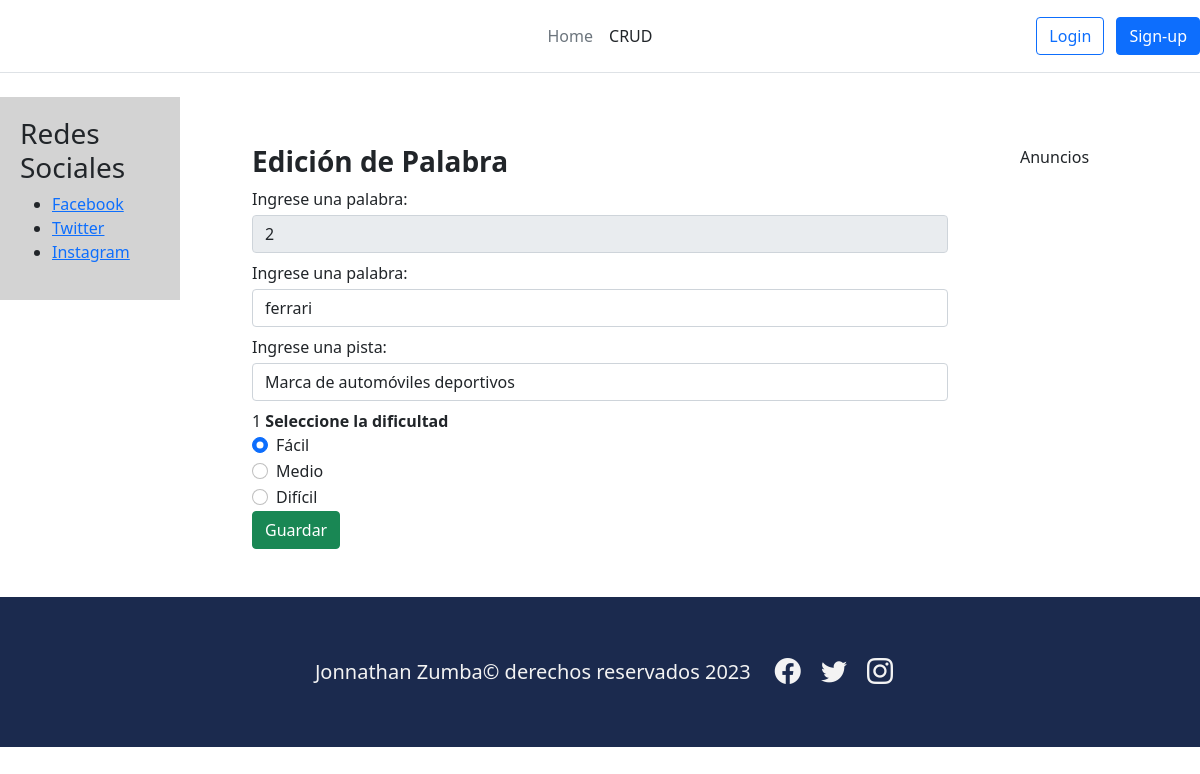
Screenshot of /edicionPalabra/2 with the database file from the repository.
### app1/models.py (models this page shows, shortened)
class Word(models.Model):
    word = models.CharField(max_length=50, null= False, default="")
    answer = models.CharField(max_length=50)
    level = models.ForeignKey(Level, on_delete=models.CASCADE)

class Level(models.Model):
    name = models.CharField(max_length=50, null= False, blank= False)
    weight = models.CharField(max_length=50)

### proyecto_libre/views.py (the view)
# urls.py: path('edicionPalabra/<int:id>',views.edicionPalabra,name="edicionPalabra"),
def edicionPalabra(request,id):
    data={}
    palabra = Word.objects.get(id = id)
    niveles = Level.objects.all()
    data["palabra"] = palabra
    data["niveles"] = niveles
    return render(request, "editar.html", data)

### templates/editar.html (shortened to what this page needs)
{% extends 'home.html' %}
{% block contenido %}
<div class="container">
    <div class="row align-items-start">
      <div class="col">
        <form action="{% url 'editarPalabra' %}" method="POST">
            <h3><strong>Edición de Palabra</strong></h3>
            <div class="form-group pb-2">
                <label for="txtCodigo" class="mb-1">Ingrese una palabra:</label>
                <input type="text" id="txtCodigo" name="txtCodigo"  class="form-control" value="{{palabra.id}}" maxlength="50" required readonly>
            </div>
            <div class="form-group pb-2">
                <label for="txtAnswer" class="mb-1">Ingrese una palabra:</label>
                <input type="text" id="txtAnswer" name="txtAnswer"  class="form-control" value="{{palabra.answer}}" maxlength="50" required>
            </div>
            <div class="form-group pb-2">
                <label for="txtWord" class="mb-1">Ingrese una pista:</label>
                <input type="text" id="txtWord" name="txtWord" class="form-control" value="{{palabra.word}}" maxlength="50" required>
            </div>
            {{palabra.level.id}}
            <label for="flexRadioDefault"><strong>Seleccione la dificultad</strong></label>
            {% for nivel in niveles %}
                <div class="form-check ml-5">
                    <input class="form-check-input"  type="radio" name="flexRadioDefault" id="flexRadioDefault{{nivel.id}}" value="{{nivel.id}}" required {% if nivel.id == palabra.level.id %} checked {% endif %}>
                    <label class="form-check-label" for="flexRadioDefault{{nivel.id}}">
                        {{nivel.name}}
                    </label>
                </div>
            {% endfor %}
            <div class="form-group">
                <button type="submit" class="btn btn-success btn-block text-white">Guardar</button>
            </div>
        </form>
      </div>
    </div>
  </div>
{% endblock contenido %}

### rows the page displays
Word: txtCodigo "2", txtAnswer "ferrari", txtWord "Marca de automóviles deportivos", level.id "1"
Level: flexRadioDefault "☑ Fácil", name "Fácil"
Level: flexRadioDefault "☐ Medio", name "Medio"
Level: flexRadioDefault "☐ Difícil", name "Difícil"
